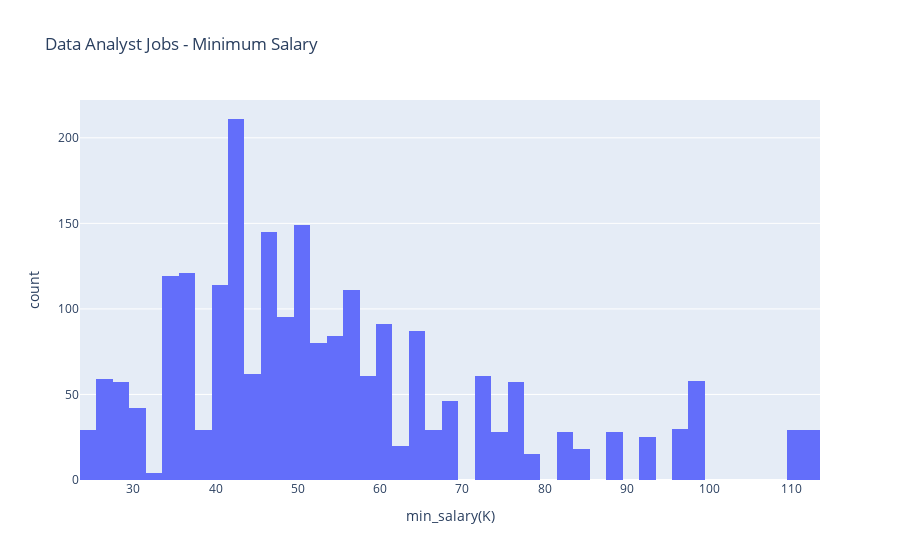

Notebook code for this chart:
### Markdown cell above
let`s see the distribution of min,max and average salaries

### Code cell
px.histogram(df, x="min_salary(K)", title="Data Analyst Jobs - Minimum Salary")

### Figure 1 — Plotly figure (JSON) as saved in the notebook; plotly's stock layout.template omitted (floating-point values rounded to 4 significant figures; data arrays with more than 128 entries replaced by an {"elided": "..."} marker saying what was removed)
{"data": [{"alignmentgroup": "True", "bingroup": "x", "hovertemplate": "min_salary(K)=%{x}<br>count=%{y}<extra></extra>", "legendgroup": "", "marker": {"color": "#636efa", "pattern": {"shape": ""}}, "name": "", "offsetgroup": "", "orientation": "v", "showlegend": false, "type": "histogram", "x": {"elided": "2251 int values"}, "xaxis": "x", "yaxis": "y"}], "layout": {"barmode": "relative", "legend": {"tracegroupgap": 0}, "title": {"text": "Data Analyst Jobs - Minimum Salary"}, "xaxis": {"anchor": "y", "domain": [0, 1], "title": {"text": "min_salary(K)"}}, "yaxis": {"anchor": "x", "domain": [0, 1], "title": {"text": "count"}}}}
